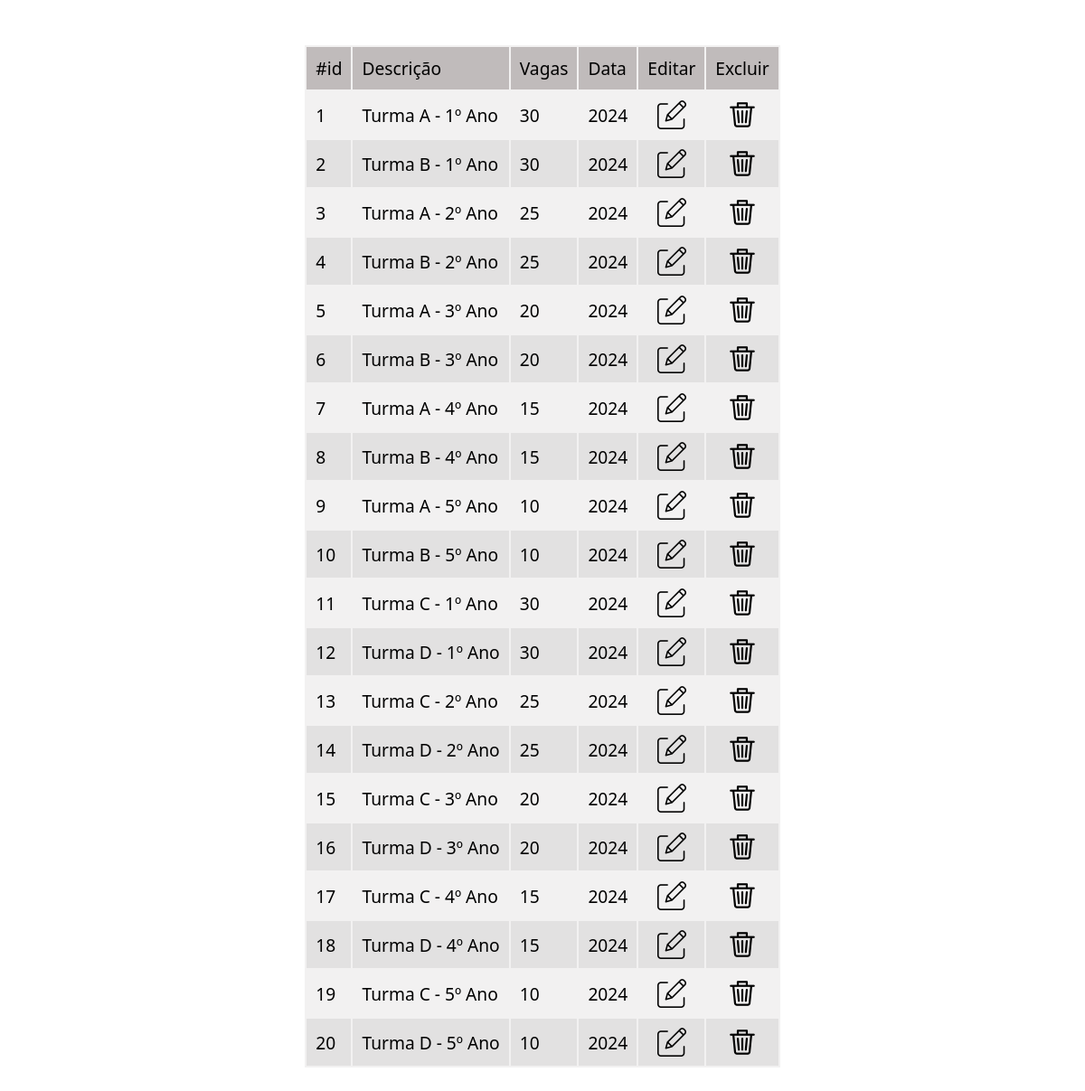
The app's page /pages/consultarTurmas.php with its own data.
### tables this page shows
CREATE TABLE turmas (
    id_turma INT AUTO_INCREMENT PRIMARY KEY NOT NULL,
    ano INT NOT NULL,
    numero_vagas INT NOT NULL,
    desc_turma VARCHAR(100)
);

### Controllers/TurmaTabela.php (called while the page is built, shortened)
<?php
include '../lib/conn.php';
class Turma{
    public function listarTurmas(){
        global $conn;
        $sqlSelectTurmas = 'SELECT * FROM turmas';
        $sqlSelectTurmas = $conn->prepare($sqlSelectTurmas);
        $sqlSelectTurmas->execute();
        $resultado = $sqlSelectTurmas->fetchAll(PDO::FETCH_OBJ);
        return $resultado;
    }
}

### pages/consultarTurmas.php (the view, shortened to what this page needs)
<?php
include '../Controllers/TurmaTabela.php';
$turmas = new Turma();
$resultado = $turmas->listarTurmas();
?>
<!DOCTYPE html>
<html lang="pt-br">
<head>
  <link rel="stylesheet" href="../assets/style/default.css">
  <link rel="stylesheet" href="../assets/style/consultarAlunos.css">
</head>
<body>
  <main>
    <table>
      <thead>
        <tr>
          <td scope="col">#id</td>
          <td scope="col">Descrição</td>
          <td scope="col">Vagas</td>
          <td scope="col">Data</td>
          <td scope="col">Editar</td>
          <td scope="col">Excluir</td>
        </tr>
      </thead>
      <tbody>
        <?php
        foreach ($resultado as $turma) {
        ?>
          <tr>
            <td><?= $turma->id_turma ?></td>
            <td><?= $turma->desc_turma ?></td>
            <td><?= $turma->numero_vagas ?></td>
            <td><?= $turma->ano ?></td>
            <td>
              <div class="icones">
                <img src="../assets/imgs/editar.png" alt="">
              </div>
            </td>
            <td>
              <div class="icones">
                <img src="../assets/imgs/excluir.png" alt="">
              </div>
            </td>
          </tr>
        <?php
        }
        ?>
      </tbody>
    </table>
  </main>
</body>
</html>

### assets/style/default.css (style rules this page uses)
* { margin: 0; padding: 0; box-sizing: border-box; font-family: system-ui, sans-serif; }

### assets/style/consultarAlunos.css (style rules this page uses)
main { display: flex; justify-content: center; align-items: center; }
table { background-color: rgba(223, 222, 222, 0.411); font-size: 1.2rem; margin: 50px; }
thead td { background-color: rgb(192, 187, 187); }
td { padding: 10px; }
.icones { display: flex; justify-content: center; }
img { margin: auto; height: 2rem; width: 2rem; }
td, th { text-align: left; }
tr:nth-child(even) { background-color: #e2e1e1; }

### records on screen
turmas: id_turma "1", desc_turma "Turma A - 1º Ano", numero_vagas "30", ano "2024"
turmas: id_turma "2", desc_turma "Turma B - 1º Ano", numero_vagas "30", ano "2024"
turmas: id_turma "3", desc_turma "Turma A - 2º Ano", numero_vagas "25", ano "2024"
turmas: id_turma "4", desc_turma "Turma B - 2º Ano", numero_vagas "25", ano "2024"
turmas: id_turma "5", desc_turma "Turma A - 3º Ano", numero_vagas "20", ano "2024"
turmas: id_turma "6", desc_turma "Turma B - 3º Ano", numero_vagas "20", ano "2024"
turmas: id_turma "7", desc_turma "Turma A - 4º Ano", numero_vagas "15", ano "2024"
turmas: id_turma "8", desc_turma "Turma B - 4º Ano", numero_vagas "15", ano "2024"
turmas: id_turma "9", desc_turma "Turma A - 5º Ano", numero_vagas "10", ano "2024"
turmas: id_turma "10", desc_turma "Turma B - 5º Ano", numero_vagas "10", ano "2024"
turmas: id_turma "11", desc_turma "Turma C - 1º Ano", numero_vagas "30", ano "2024"
turmas: id_turma "12", desc_turma "Turma D - 1º Ano", numero_vagas "30", ano "2024"
turmas: id_turma "13", desc_turma "Turma C - 2º Ano", numero_vagas "25", ano "2024"
turmas: id_turma "14", desc_turma "Turma D - 2º Ano", numero_vagas "25", ano "2024"
turmas: id_turma "15", desc_turma "Turma C - 3º Ano", numero_vagas "20", ano "2024"
turmas: id_turma "16", desc_turma "Turma D - 3º Ano", numero_vagas "20", ano "2024"
turmas: id_turma "17", desc_turma "Turma C - 4º Ano", numero_vagas "15", ano "2024"
turmas: id_turma "18", desc_turma "Turma D - 4º Ano", numero_vagas "15", ano "2024"
turmas: id_turma "19", desc_turma "Turma C - 5º Ano", numero_vagas "10", ano "2024"
turmas: id_turma "20", desc_turma "Turma D - 5º Ano", numero_vagas "10", ano "2024"
